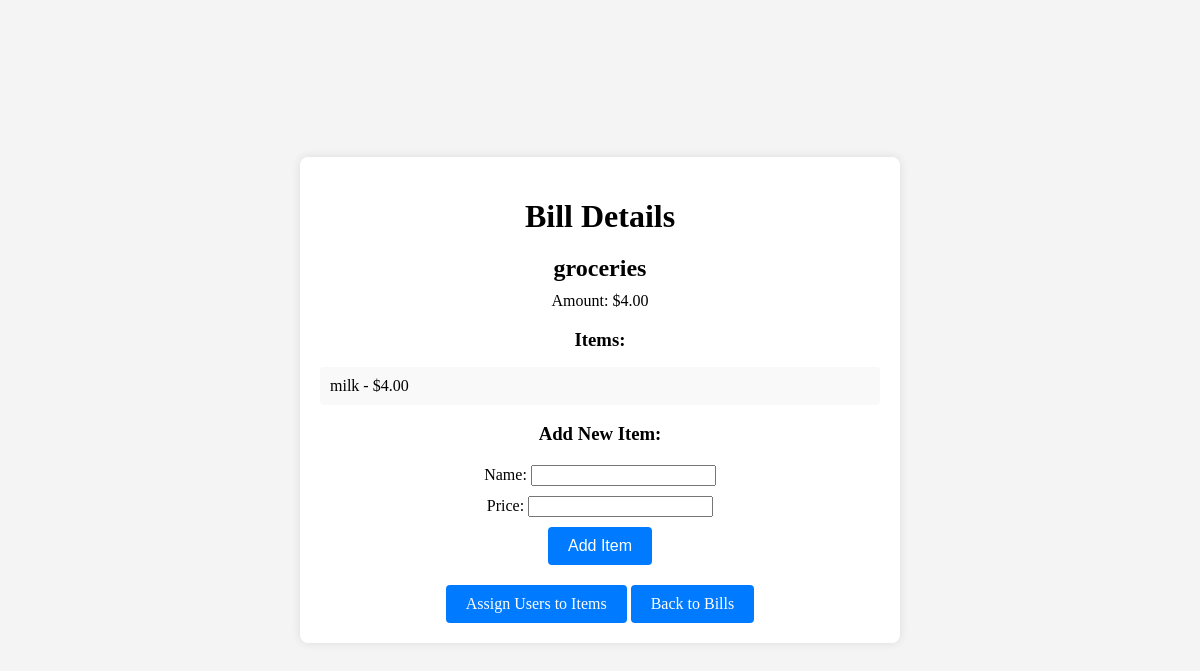
Page /bills/group/4/bills/5/details/ on the committed database.
### bills/models.py (models this page shows, shortened)
class Bill(models.Model):
    group = models.ForeignKey(Group, on_delete=models.CASCADE, related_name='bills')
    name = models.CharField(max_length=255)
    amount = models.DecimalField(max_digits=10, decimal_places=2, default=0)
    bill_type = models.CharField(max_length=255)  # Added bill type (e.g., grocery, rent, etc.)
    due_date = models.DateField()
    created_at = models.DateTimeField(auto_now_add=True)
    updated_at = models.DateTimeField(auto_now=True)

class BillItem(models.Model):
    bill = models.ForeignKey(Bill, on_delete=models.CASCADE, related_name='items')
    name = models.CharField(max_length=255)
    price = models.DecimalField(max_digits=10, decimal_places=2)

### bills/views.py (the view)
# urls.py: path('group/<int:group_id>/bills/<int:bill_id>/details/', views.bill_details, name='bill_details')
def bill_details(request, group_id, bill_id):
    bill = get_object_or_404(Bill, id=bill_id, group_id=group_id)
    items = BillItem.objects.filter(bill=bill)
    group = get_object_or_404(Group, id=group_id)
    if request.method == 'POST':
        item_form = BillItemForm(request.POST)
        if item_form.is_valid():
            item = item_form.save(commit=False)
            item.bill = bill
            item.save()
            total_amount = sum(item.price for item in BillItem.objects.filter(bill=bill))
            bill.amount = total_amount
            bill.save()
            return redirect('bill_details', group_id=group_id, bill_id=bill_id)
    else:
        item_form = BillItemForm()
    return render(request, 'bill_details.html', {
        'bill': bill,
        'items': items,
        'item_form': item_form,
        'group': group,
    })

### bills/forms.py
class BillItemForm(forms.ModelForm):
    class Meta:
        model = BillItem
        fields = ['name', 'price']

### bills/templates/bill_details.html (shortened to what this page needs)
<!DOCTYPE html>
<html lang="en">
<head>
</head>
<body>
    <div class="container">
        <h1>Bill Details</h1>
        <h2>{{ bill.name }}</h2>
        <p>Amount: ${{ bill.amount }}</p>
        <h3>Items:</h3>
        <ul>
            {% for item in items %}
                <li>{{ item.name }} - ${{ item.price }}</li>
            {% endfor %}
        </ul>
        <h3>Add New Item:</h3>
        <form method="post" action="{% url 'bill_details' group.id bill.id %}">
            {{ item_form.as_p }}
            <button type="submit">Add Item</button>
        </form>
        <a href="{% url 'assign_users_to_items' bill.id %}">Assign Users to Items</a>
        <a href="{% url 'bills' group.id %}" class="back-link">Back to Bills</a>
    </div>
</body>
</html>

### bills/templates/bill_details.html (style rules this page uses)
body { display: flex; justify-content: center; align-items: center; height: 100vh; margin: 0; background-color: #f4f4f4; }
.container { background: white; border-radius: 8px; padding: 20px; box-shadow: 0 0 10px rgba(0, 0, 0, 0.1); max-width: 600px; width: 100%; box-sizing: border-box; text-align: center; }
h1 { margin-bottom: 20px; }
h2, h3 { margin-bottom: 10px; }
p { margin: 10px 0; }
ul { list-style-type: none; padding: 0; text-align: left; }
li { background-color: #f9f9f9; margin: 10px 0; padding: 10px; border-radius: 4px; }
form { margin-top: 20px; }
button { background-color: #007bff; color: white; border: none; padding: 10px 20px; border-radius: 4px; cursor: pointer; font-size: 16px; transition: background-color 0.3s; }
a { display: inline-block; margin-top: 20px; background-color: #007bff; color: white; padding: 10px 20px; border-radius: 4px; text-decoration: none; font-size: 16px; transition: background-color 0.3s; }
.back-link { margin-top: 20px; }

### rows in the picture
Bill: name "groceries", amount "4.00"
BillItem: name "milk", price "4.00"
